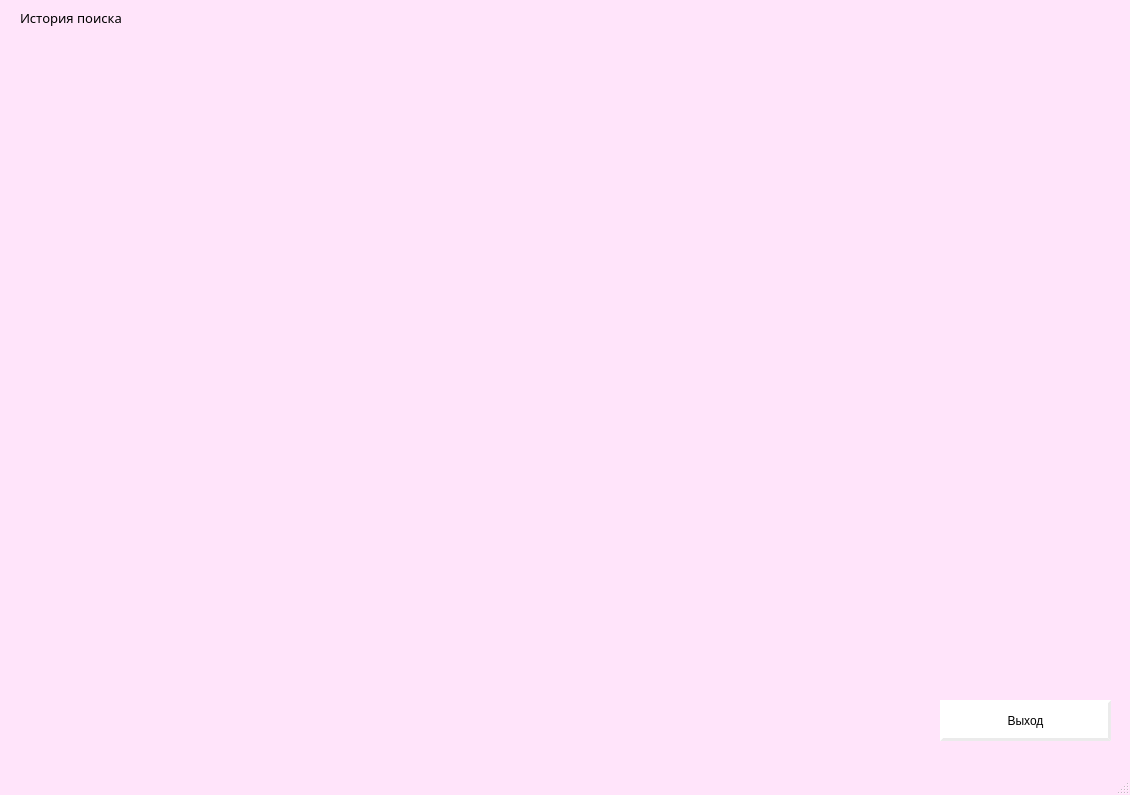
<?xml version="1.0" encoding="UTF-8"?>
<ui version="4.0">
 <class>MainWindow</class>
 <widget class="QMainWindow" name="MainWindow">
  <property name="geometry">
   <rect>
    <x>0</x>
    <y>0</y>
    <width>1130</width>
    <height>795</height>
   </rect>
  </property>
  <property name="minimumSize">
   <size>
    <width>1130</width>
    <height>795</height>
   </size>
  </property>
  <property name="maximumSize">
   <size>
    <width>1130</width>
    <height>795</height>
   </size>
  </property>
  <property name="windowTitle">
   <string>История поиска</string>
  </property>
  <property name="styleSheet">
   <string notr="true">QMainWindow
{
 background-color:rgb(255, 228, 250)
}

QLabel
{
	 font: 10pt &quot;Segoe Script&quot;;
	 color: rgb(0, 0, 0);
}

QPushButton
{	
	 font: 10pt &quot;Segoe Script&quot;;
	 background-color: rgb(255, 255, 255);
	 border-style: outset;
	 border-width: 3px;
	 border-color: rgb(235, 235, 235);
	 color: black;
}

QPushButton:hover
{
	background-color:rgb(247, 214, 239);
	border-width: 2px;
	border-color: rgb(235, 235, 235);
}

QPushButton:pressed
{
	background-color: rgb(231, 200, 225);
	border-width: 2px;
	border-color: rgb(235, 235, 235);
}</string>
  </property>
  <widget class="QWidget" name="centralwidget">
   <widget class="QPushButton" name="pushButton_search_history">
    <property name="geometry">
     <rect>
      <x>940</x>
      <y>700</y>
      <width>171</width>
      <height>41</height>
     </rect>
    </property>
    <property name="minimumSize">
     <size>
      <width>171</width>
      <height>41</height>
     </size>
    </property>
    <property name="maximumSize">
     <size>
      <width>171</width>
      <height>41</height>
     </size>
    </property>
    <property name="focusPolicy">
     <enum>Qt::WheelFocus</enum>
    </property>
    <property name="layoutDirection">
     <enum>Qt::LeftToRight</enum>
    </property>
    <property name="text">
     <string>Выход</string>
    </property>
   </widget>
   <widget class="QLabel" name="label">
    <property name="geometry">
     <rect>
      <x>20</x>
      <y>10</y>
      <width>361</width>
      <height>16</height>
     </rect>
    </property>
    <property name="font">
     <font>
      <family>Segoe Script</family>
      <pointsize>10</pointsize>
      <weight>50</weight>
      <italic>false</italic>
      <bold>false</bold>
     </font>
    </property>
    <property name="text">
     <string>История поиска</string>
    </property>
   </widget>
  </widget>
  <widget class="QMenuBar" name="menubar">
   <property name="geometry">
    <rect>
     <x>0</x>
     <y>0</y>
     <width>1130</width>
     <height>26</height>
    </rect>
   </property>
  </widget>
  <widget class="QStatusBar" name="statusbar"/>
 </widget>
 <resources/>
 <connections/>
</ui>
